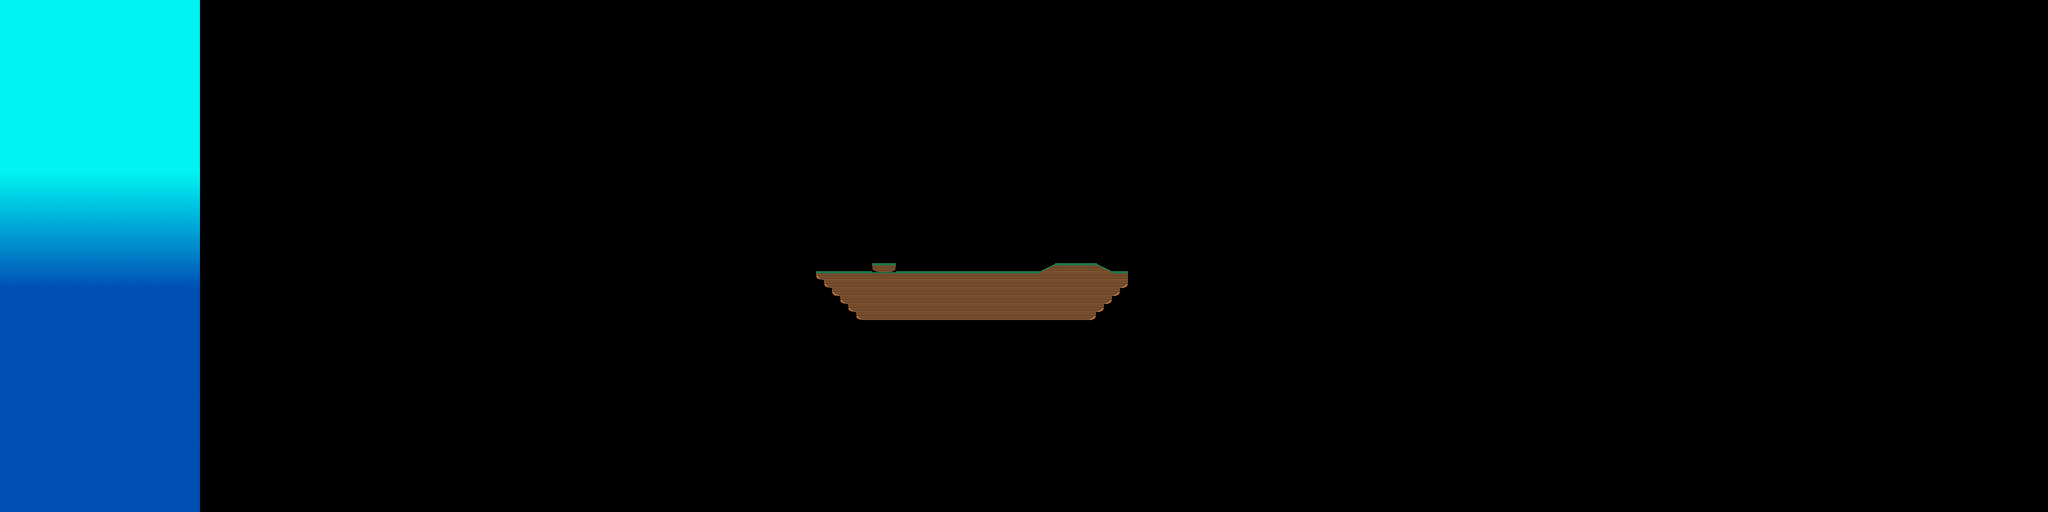

Rendered tile map (Tiled .tmx) drawn with the repository's tilesets; below, a short description and the map source with its tile grids summarised:
An orthogonal 256x64 tile map with 32x32 px tiles, 3 tile layers (Tile Layer 1, Tile Layer 2, Collision), 2 tilesets, 1 image layer.

<map version="1.0" orientation="orthogonal" renderorder="right-up" width="256" height="64" tilewidth="32" tileheight="32" nextobjectid="1">
 <tileset firstgid="1" name="collision" tilewidth="32" tileheight="32" tilecount="15">
  <image source="../../assets/terrain/standard.collision.png" width="160" height="96" />
 </tileset>
 <tileset firstgid="16" name="ground" tilewidth="32" tileheight="32" tilecount="20">
  <image source="../../assets/terrain/grassy.png" width="160" height="128" />
 </tileset>
 <imagelayer name="sky" y="505" opacity="0.97">
  <image source="../../assets/misc/sunnysky.png" />
  <properties>
   <property name="parallax_factor" value="0.3" />
   <property name="wrap_x" value="true" />
   <property name="wrap_y" value="false" />
  </properties>
 </imagelayer>
 <layer name="Tile Layer 1" width="256" height="64">
  <data>[16384 cells, 223 non-empty, 6 distinct tile ids]</data>
 </layer>
 <layer name="Tile Layer 2" width="256" height="64">
  <data>[16384 cells, 78 non-empty, 6 distinct tile ids]</data>
 </layer>
 <layer name="Collision" width="256" height="64" opacity="0.4">
  <data>[16384 cells, 221 non-empty, 4 distinct tile ids]</data>
 </layer>
</map>
